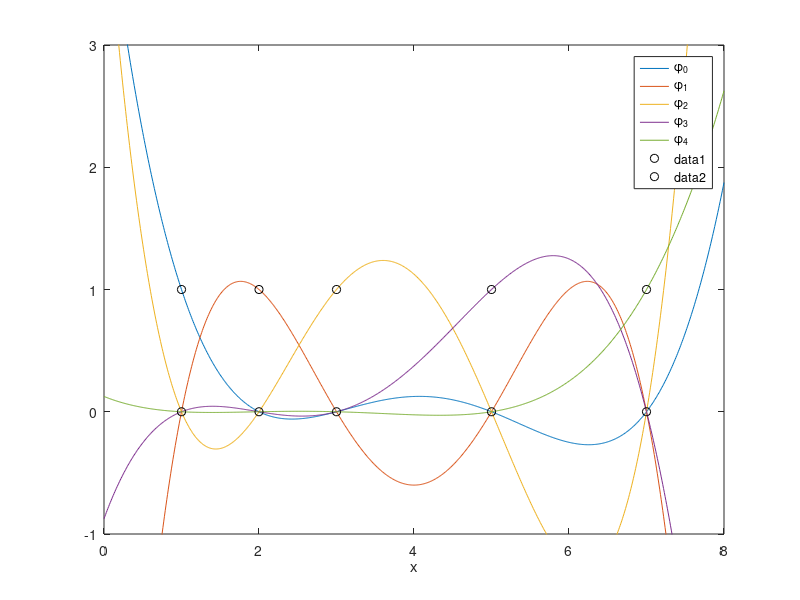
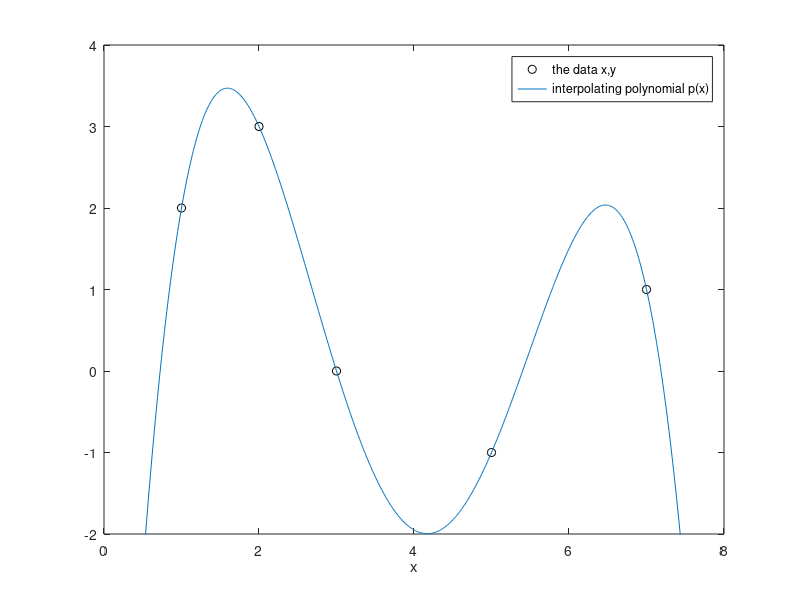

Here is the MATLAB script that generated these plots, in order:
% LAGRANGEFORM  Show basis polynomials phi_i(x) and interpolating
% polynomial p(x) for some example data.
% See section 8.2 of Greenbaum & Chartier (2012).

x = [1 2 3 5 7];
y = [2 3 0 -1 1];
n = length(x)-1;

figure(1)
xfine = 0:.01:8;                % for plotting
p = zeros(size(xfine));
for i=1:n+1
    phi = ones(size(xfine));
    for j=1:n+1
        if j ~= i
           phi = phi .* ((xfine - x(j)) / (x(i) - x(j)));
        end
    end
    plot(xfine,phi),  hold on
    p = p + y(i) * phi;
end
legend('\phi_0','\phi_1','\phi_2','\phi_3','\phi_4')
plot(x,zeros(1,n+1),'ko')
plot(x,ones(1,n+1),'ko')
hold off
xlabel x
axis([0 8 -1 3])

figure(2)
plot(x,y,'ko',xfine,p)
legend('the data x,y','interpolating polynomial p(x)')
xlabel x
axis([0 8 -2 4])
